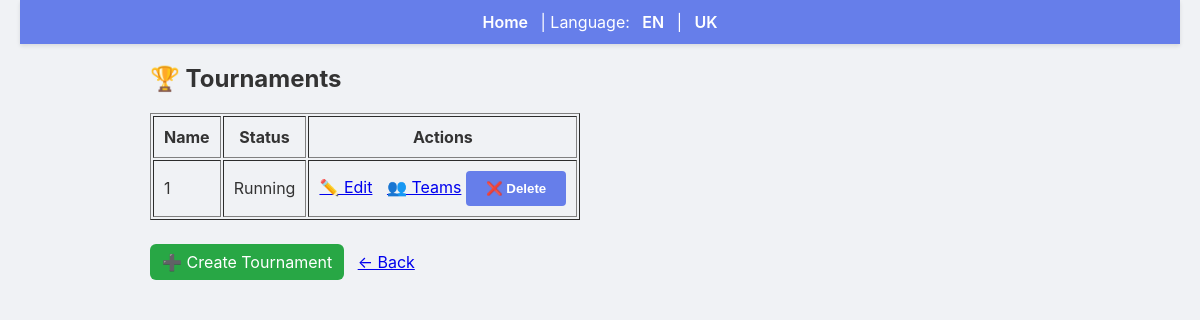
/admin/tournaments, run on an earlier commit of the app's database.
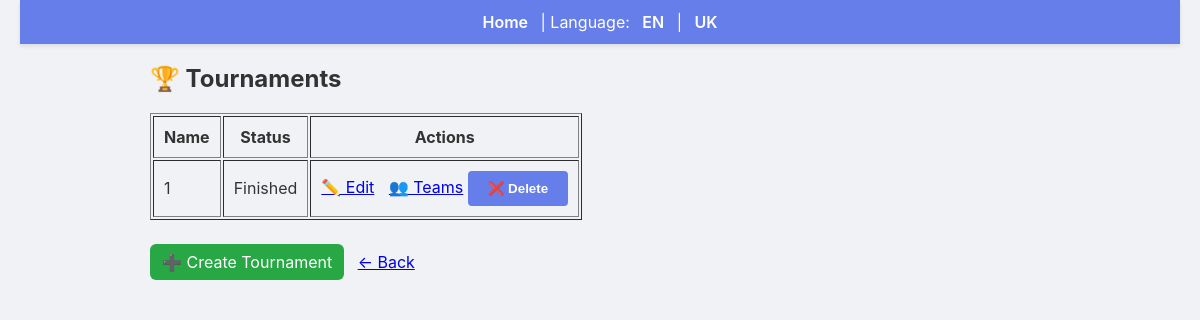
And on a later commit of the database.
### backend/models.py (models this page shows)
class Tournament(db.Model):
    id = db.Column(db.Integer, primary_key=True)
    name = db.Column(db.String(200), nullable=False)
    description = db.Column(db.Text)
    max_teams = db.Column(db.Integer)
    status = db.Column(db.String(30), default="Draft")
    rounds = db.relationship('Round', backref='tournament', lazy=True)

### backend/admin.py (the view)
def admin_tournaments():
    tournaments = Tournament.query.all()
    return render_template('admin_tournaments.html', tournaments=tournaments)

### backend/app.py (called while the page is built)
@app.context_processor
def inject_user_processor():
    return inject_user()

@app.context_processor
def translation_processor():
    return translation()

### backend/app_helpers.py (called while the page is built)
def get_current_user():
    uid = session.get('user_id')
    if uid:
        return User.query.get(uid)
    return None

def inject_user():
    return {'get_current_user': get_current_user}

def translation():
    lang = session.get('language', 'en')
    def t(key):
        return get_text(key, lang)
    return {
        't': t,
        'lang': lang,
        'supported_languages': list(TRANSLATIONS.keys())
    }

### backend/translations.py (called while the page is built)
def get_text(key, lang='en'):
    if lang not in TRANSLATIONS:
        lang = 'en'
    return TRANSLATIONS[lang].get(key, key)

### templates/admin_tournaments.html
{% extends 'base.html' %}
{% block content %}
<h2>🏆 Tournaments</h2>
<table border="1" cellpadding="10">
<tr>
    <th>Name</th>
    <th>Status</th>
    <th>Actions</th>
</tr>
{% for t in tournaments %}
<tr>
    <td>{{ t.name }}</td>
    <td>{{ t.status }}</td>
    <td>
        <a href="{{ url_for('edit_tournament', tid=t.id) }}">✏️ Edit</a>
        <a href="{{ url_for('admin_tournament_teams', tid=t.id) }}" style="margin-left:10px;">👥 Teams</a>
        <form method="post" action="{{ url_for('delete_tournament', tid=t.id) }}" style="display:inline;">
            <button onclick="return confirm('Delete?')">❌ Delete</button>
        </form>
    </td>
</tr>
{% endfor %}
</table>
<br>
<div style="margin-top:12px; margin-bottom:12px;">
    <a href="{{ url_for('create_tournament') }}" style="padding:8px 12px; background:#28a745; color:white; border-radius:6px; text-decoration:none;">➕ Create Tournament</a>
    &nbsp; <a href="{{ url_for('admin_dashboard') }}">← Back</a>
</div>
{% endblock %}

What changed in the data, as far as the page shows it:
changed Tournament: status "Running" → "Finished"
